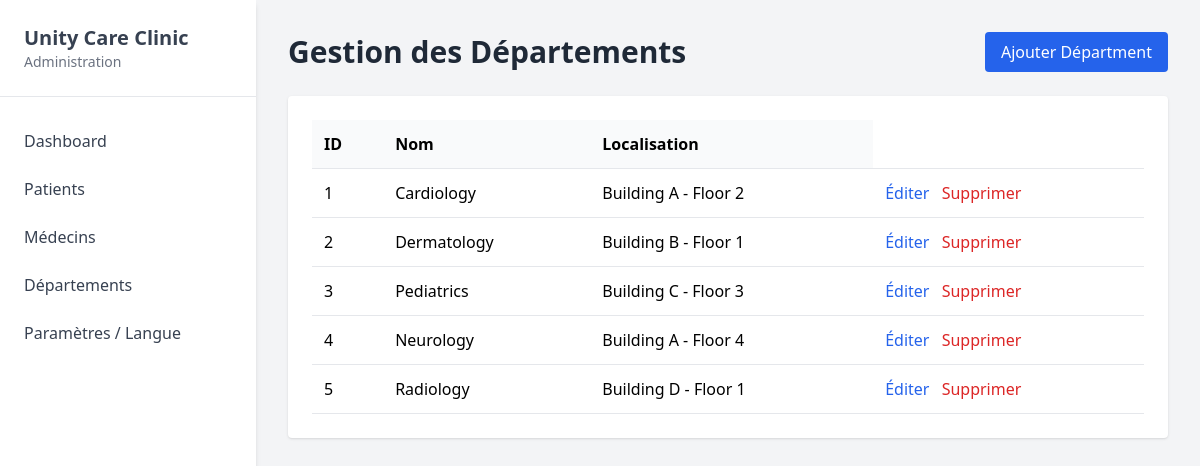
The app's page /src/pages/departments.php, older data.
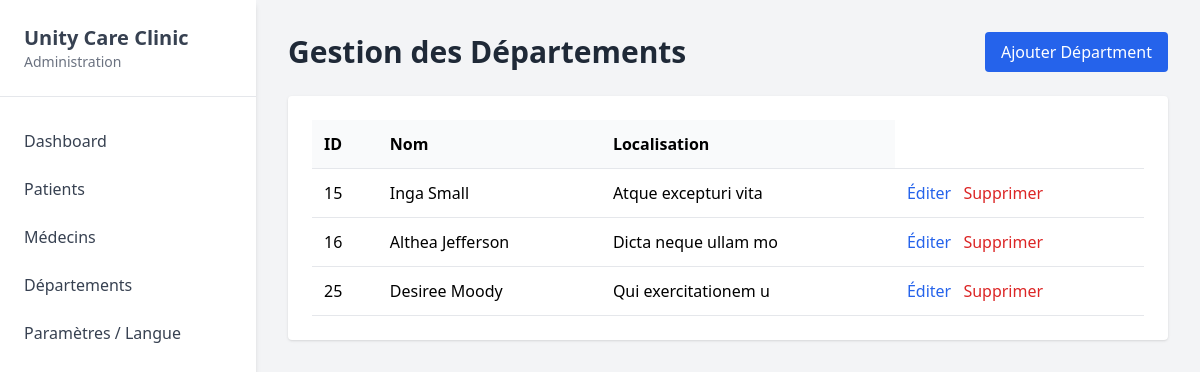
The same page, newer data.
### tables this page shows
CREATE TABLE `departments` (
  `id_department` int NOT NULL,
  `department_name` varchar(50) NOT NULL,
  `location` varchar(50) NOT NULL
);

### src/config.php (called while the page is built, shortened)
<?php
$host = "localhost";
$user = "root";
$pass = "";
$dbname = "hospital";
$conn = new mysqli($host, $user, $pass, $dbname);
$SqlNumDepartments = "SELECT * FROM departments;";
$DepartmentsResult = $conn->query($SqlNumDepartments);

### src/pages/departments.php (the view, shortened to what this page needs)
<?php
    require_once "../config.php";
    require_once "../main.php";
?>
<!DOCTYPE html>
<html lang="fr">
<head>
    <script src="https://cdn.tailwindcss.com"></script>
</head>
<body class="bg-gray-100 theme">
    <div class="flex min-h-screen relative">
        <?php include 'sidebar.php'; ?>
        <main class="flex-grow p-8 theme">
            <header class="flex justify-between items-center mb-6">
                <h2 class="text-3xl font-bold text-gray-800">Gestion des Départements</h2>
                <button type="submit" id="ajoutePatient" class="px-4 py-2 bg-blue-600 text-white rounded">
                Ajouter Départment
            </button>
            </header>
            <section class="bg-white rounded shadow p-6 overflow-auto">
                <table class="w-full text-left border-collapse">
                    <thead>
                        <tr class="border-b bg-gray-50">
                            <th class="p-3">ID</th>
                            <th class="p-3">Nom</th>
                            <th class="p-3">Localisation</th>
                        </tr>
                    </thead>
                    <tbody>
                        <?php
                        while ($row = $DepartmentsResult->fetch_assoc()) {
                            echo '<tr class="border-b">';
                            echo '<td class="p-3">' . $row["id_department"] . '</td>';
                            echo '<td class="p-3">' . $row["department_name"] . '</td>';
                            echo '<td class="p-3">' . $row["location"] . '</td>';
                            echo '<td class="p-3 space-x-2">
                            <a class="text-blue-600" href="../editdepartment.php?id='. $row["id_department"] .'">Éditer</a>
                            <a class="text-red-600" href="departments.php?action=delete&id='. $row["id_department"] .'">Supprimer</a>
                        </td>';
                            echo '</tr>';
                        }
                        ?>
                    </tbody>
                </table>
            </section>
        </main>
    </div>
</body>
</html>

Row changes from the older to the newer data that the page shows:
removed departments: id_department "1", department_name "Cardiology", location "Building A - Floor 2"
removed departments: id_department "2", department_name "Dermatology", location "Building B - Floor 1"
removed departments: id_department "3", department_name "Pediatrics", location "Building C - Floor 3"
removed departments: id_department "4", department_name "Neurology", location "Building A - Floor 4"
removed departments: id_department "5", department_name "Radiology", location "Building D - Floor 1"
added departments: id_department "15", department_name "Inga Small", location "Atque excepturi vita"
added departments: id_department "16", department_name "Althea Jefferson", location "Dicta neque ullam mo"
added departments: id_department "25", department_name "Desiree Moody", location "Qui exercitationem u"
